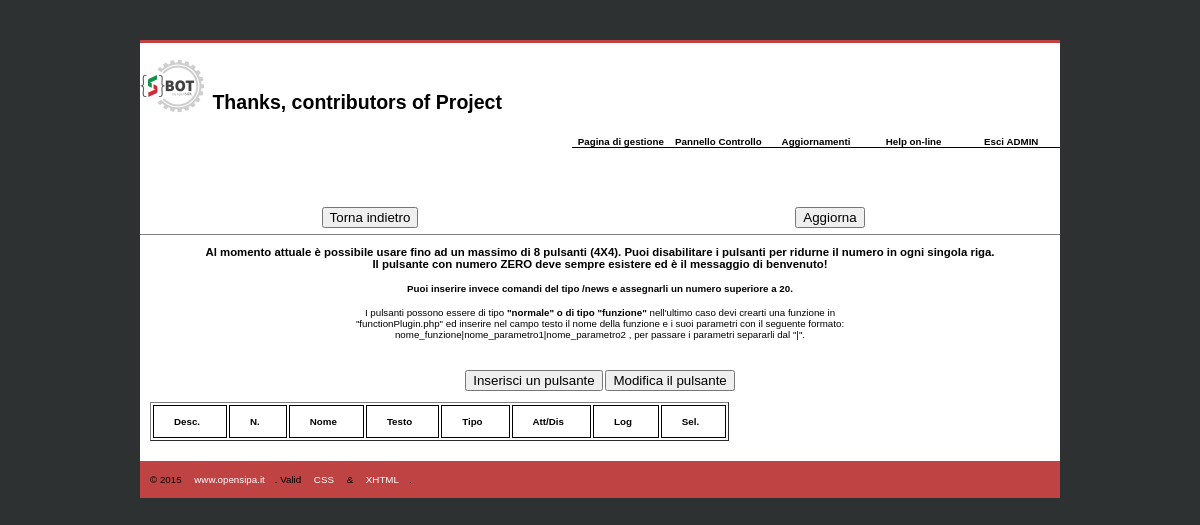
/panelButton.php (signed in), run on an earlier commit of the app's database.
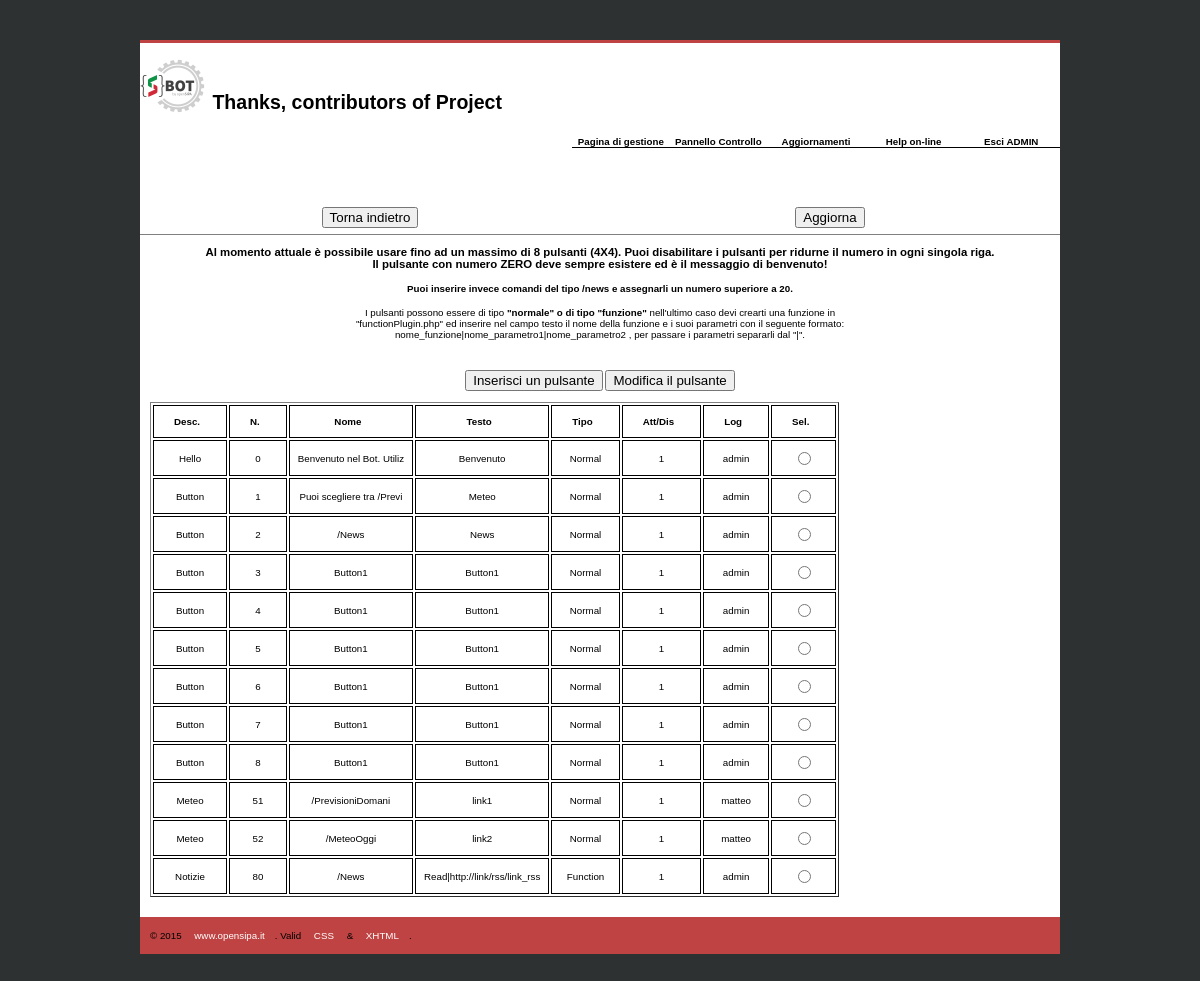
And on a later commit of the database.
### tables this page shows
CREATE TABLE `software_config_button` (
  `ID` int(11) NOT NULL,
  `Type` varchar(8) NOT NULL DEFAULT 'Normal',
  `SoftDesc` varchar(50) DEFAULT NULL,
  `Number` int(2) DEFAULT NULL,
  `Titolo` varchar(25) DEFAULT NULL,
  `Param` varchar(400) DEFAULT NULL,
  `Active` tinyint(1) NOT NULL DEFAULT '1',
  `Log` varchar(50) DEFAULT NULL,
  `DateUpdt` datetime DEFAULT NULL
);

### functions/functionDb.php (called while the page is built, shortened)
<?php
function dbButtonExtraction($value)
{
    try {
        $conn=getDbConnection();
        $sql = "SELECT ID, SoftDesc, Param, Number, Type, Titolo, Active, Log, DateUpdt FROM `software_config_button` WHERE $value ORDER BY Number";
        $stmt = $conn->prepare($sql);
        $stmt->execute();
        $tableButton=array();
        while ($riga=$stmt->fetch(PDO::FETCH_ASSOC)) {
            $tableButton[]=$riga;
        }
    } catch (Exception $ex) {
        return $ex->getMessage();
    }
    return ($tableButton);
}
function getDbConnection() {
    try {
        $mysqlConn = new PDO('mysql:dbname='.$GLOBALS['mysql_db'].';port='.$GLOBALS['mysql_port'].';host='.$GLOBALS['mysql_host'],$GLOBALS['mysql_user'],$GLOBALS['mysql_pass']);
        $mysqlConn->setAttribute(PDO::ATTR_ERRMODE, PDO::ERRMODE_EXCEPTION);
        $mysqlConn->setAttribute(PDO::ATTR_EMULATE_PREPARES, false);
    } catch (PDOException $e) {
        die('Connessione fallita al DB. Non posso proseguire');
    }
    return $mysqlConn;
}

### panelButton.php (the view, shortened to what this page needs)
<?php
include ('theme/header.php');
include ('functions/functionDb.php');
?>
<div id="content" class="clearfix" align="center">
    <p>
    <h3>
        Al momento attuale &egrave; possibile usare fino ad <strong>un massimo di 8 pulsanti (4X4)</strong>.
        Puoi disabilitare i pulsanti per ridurne il numero in ogni singola riga.<br>
        Il pulsante con <strong>numero ZERO</strong> deve sempre esistere ed &egrave; il messaggio di benvenuto!
    </h3>
    <h4>
        Puoi inserire invece comandi del tipo /news e assegnarli un numero superiore a 20.
    </h4>
    I pulsanti possono essere di tipo <strong>"normale" o di tipo "funzione"</strong> nell'ultimo caso devi crearti una funzione in<br>
    "functionPlugin.php" ed inserire nel campo testo il nome della funzione e i suoi parametri con il seguente formato:<br>
    nome_funzione|nome_parametro1|nome_parametro2 , per passare i parametri separarli dal "|".
    </p>
</div>
<div id="content" class="clearfix">
        <form method="post" action="panelButton.php">
        <div align="center">
        <button type='submit' name='New' value='New' />Inserisci un pulsante</button>
        <button type='submit' name='Valori' value='Valori' />Modifica il pulsante</button>
        </div>
        <br>
        <table border="1" id="order">
            <thead>
                <tr>
                <th><span>Desc.</span></th>
                <th><span>N.</span></th>
                <th><span>Nome</span></th>
                <th><span>Testo</span></th>
                <th><span>Tipo</span></th>
                <th><span>Att/Dis</span></th>
                <th><span>Log</span></th>
                <th><span>Sel.</span></th>
                </tr>
            </thead>
            <tbody>
            <?php $extractParam = dbButtonExtraction("SoftDesc is not null");
            foreach ($extractParam as $extract) {
                echo'<tr class="align">
                    <td>'.$extract['SoftDesc'].'</td>
                    <td>'.$extract['Number'].'</td>
                    <td>'.$extract['Titolo'].'</td>
                    <td>'.$extract['Param'].'</td>
                    <td>'.$extract['Type'].'</td>
                    <td>'.$extract['Active'].'</td>
                    <td>'.$extract['Log'].'</td>
                    <td><input type="radio" name="ID" value="'.$extract['ID'].'" /></td>
                    </tr>';
            }
            ?>
            </tbody>
        </table>
        </form>
</div>
<?php include ('theme/footer.php');?>

### theme/header.php (shortened to what this page needs)
<!DOCTYPE html>
<html>
    <head>
        <link href="theme/css/stile.css" rel="stylesheet" type="text/css">
    </head>
<body>
<div id="container">
    <h1><span><img src="theme/img/logo.png" alt="logo Sbot"> </span>Thanks, contributors of Project</h1>
	<div id="header">
            <ul id="menu">
            <?php
            if (!empty($_SESSION['username'])) {
            echo'<li><a href="#">Pagina di gestione</a>'
                . '<ul>'
                . '<li><a href="admin.php">Invia messaggi</a></li>'
                . '<li><a href="message.php">Messaggi di utenti</a></li>'
                . '<li><a href="fullSend.php">Messaggi di massa</a></li>'
                . '<li><a href="user.php">Utenti attivi</a></li>'
                . '</ul></li>';
            echo'<li><a href="#">Pannello Controllo</a>'
                . '<ul>'
                . '<li><a href="coda.php">Coda Telegram</a></li>'
                . '<li><a href="panel.php">Gestione Mail</a></li>'
                . '<li><a href="panelButton.php">Gestione Pulsanti</a></li>'
                . '<li><a href="changePwd.php">Cambio password</a></li>'
                . '<li><a href="addAdmin.php">Gestione Admin</a></li>'
                . '</ul></li>';
            echo'<li><a href="#">Aggiornamenti</a>'
                . '<ul>'
                . '<li><a href="update.php">Controlla</a></li>'
                . '</ul></li>';
            echo'<li><a href="help.php">Help on-line</a></li>';
            echo'<li><a href="logout.php">Esci '.strtoupper ($_SESSION['username']).'</a></li>';
            } else {
            echo'<li><a href="index.php">Home page {S}Bot</a></li>';
            }
            ?>
            </ul>
	</div>
        <?php
        if (!empty($_SESSION['username'])) {
            $back = $_SERVER['HTTP_REFERER'];
            echo'<center><div style="float:left; width:50%">';
            echo'<form action="'.$back.'" method="GET">'
            .   '<input type="submit" value="Torna indietro" name="Submit" id="Submit">'
            .   '</form></div>'
            .   '<div style="float:left; width:50%">'
            .   '<form action="'.$nome = basename($_SERVER['PHP_SELF']).'">'
            .   '<input type="submit" name="submit" value="Aggiorna"></form>';
            echo'</div>'
            .   '</center>'
            .   '<br><br>'
            .   '<hr align=”center” size=”1″ noshade>';
            }
        ?>

### theme/footer.php
	<div id="footer">
		<p>&copy; 2015 <a href="http://www.opensipa.it">www.opensipa.it</a>. Valid <a href="http://jigsaw.w3.org/css-validator/check/referer">CSS</a> &amp; <a href="http://validator.w3.org/check?uri=referer">XHTML</a>.</p>
	</div>
</div>
    </body>
</html>

### theme/css/stile.css (style rules this page uses)
html { font-size: 61%; font-family: helvetica, arial, verdana, sans-serif; min-height: 100%; }
body { background:#2e3131; padding:0; margin:0; }
img { vertical-align:bottom; border:0; }
a:link, a:visited, a:hover, a:active, a:focus { text-decoration: none; cursor:pointer; }
div#footer:after, div.content-row:after, .clearfix:after { content: "."; display: block; height: 0; clear: both; visibility: hidden; }
.clearfix { display: inline-block; }
.clearfix { display: block; }
div#container { width: 920px; margin: 40px auto; background: #fff; border-top:3px solid #c04343; }
div#header { width:900px; height:80px; background:#fff; position:relative; padding-left:20px; }
div#content { width:900px; height:auto; background:#fff; padding:0 10px 20px 10px; }
div#footer { width:900px; height:auto; background:#c04343 url(./img/bg-footer.jpg) top left repeat-x; padding:3px 10px; }
div#footer p a { font-size:1em; color:#fff; padding:3px 10px; border:0; }
#menu { margin: 0; padding: 0; height: 2em; border-width: 0 0 1px 0; border-style: solid; float: right; }
#menu li { margin: 0; padding: 0; float: left; height: 3em; width: 10em; display: inline; list-style-type: none; position: relative; line-height: 3em; }
#menu li a:link, #menu li a:visited { margin: 0; padding: 0; text-decoration: none; color: #000; background: transparent; float: left; width: 10em; text-align: center; font-weight: bold; }
#order thead { cursor: pointer; }
#order thead tr th span { padding-right: 16px; background-repeat: no-repeat; background-position: 90% 90%; }
#order thead tr th { font-weight: bold; padding: 10px 10px; padding-left: 20px; }
#order tbody tr td { text-align: center; padding: 8px 8px; }
#tbcenter table, td, tr, th { margin-left:auto; margin-right:auto; border: 1px solid black; text-align: center; }

What changed in the data, as far as the page shows it:
added software_config_button: SoftDesc "Hello", Number "0", Titolo "Benvenuto nel Bot. Utiliz", Param "Benvenuto", Type "Normal", Active "1", Log "admin"
added software_config_button: SoftDesc "Button", Number "1", Titolo "Puoi scegliere tra /Previ", Param "Meteo", Type "Normal", Active "1", Log "admin"
added software_config_button: SoftDesc "Button", Number "2", Titolo "/News", Param "News", Type "Normal", Active "1", Log "admin"
added software_config_button: SoftDesc "Button", Number "3", Titolo "Button1", Param "Button1", Type "Normal", Active "1", Log "admin"
added software_config_button: SoftDesc "Button", Number "4", Titolo "Button1", Param "Button1", Type "Normal", Active "1", Log "admin"
added software_config_button: SoftDesc "Button", Number "5", Titolo "Button1", Param "Button1", Type "Normal", Active "1", Log "admin"
added software_config_button: SoftDesc "Button", Number "6", Titolo "Button1", Param "Button1", Type "Normal", Active "1", Log "admin"
added software_config_button: SoftDesc "Button", Number "7", Titolo "Button1", Param "Button1", Type "Normal", Active "1", Log "admin"
added software_config_button: SoftDesc "Button", Number "8", Titolo "Button1", Param "Button1", Type "Normal", Active "1", Log "admin"
added software_config_button: SoftDesc "Meteo", Number "51", Titolo "/PrevisioniDomani", Param "link1", Type "Normal", Active "1", Log "matteo"
added software_config_button: SoftDesc "Meteo", Number "52", Titolo "/MeteoOggi", Param "link2", Type "Normal", Active "1", Log "matteo"
added software_config_button: SoftDesc "Notizie", Number "80", Titolo "/News", Param "Read|http://link/rss/link_rss", Type "Function", Active "1", Log "admin"
